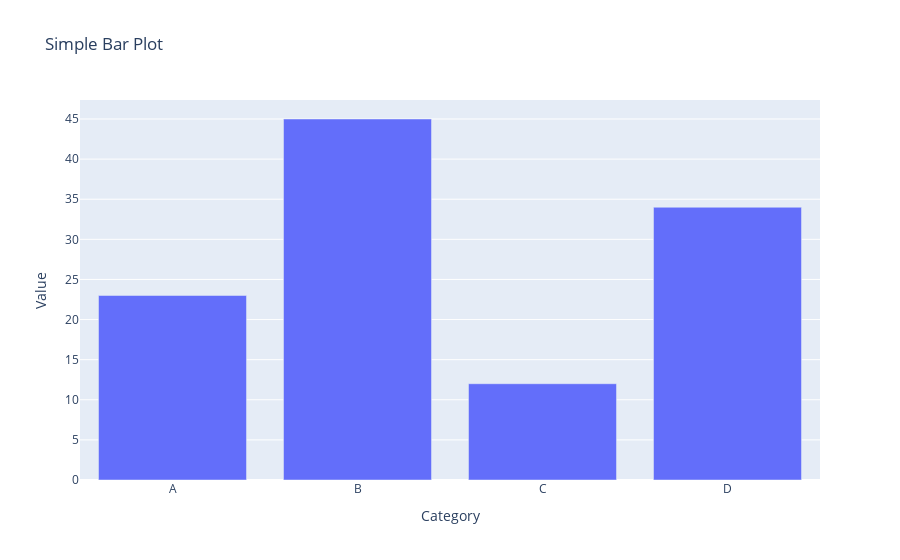

Here is the notebook cell this chart was saved with:
### Code cell
# 5.  Generate a bar plot using Plotly

import plotly.graph_objects as go

categories = ['A', 'B', 'C', 'D']
values = [23, 45, 12, 34]

fig = go.Figure(data=[
    go.Bar(name='Sample Data', x=categories, y=values)
])

fig.update_layout(
    title='Simple Bar Plot',
    xaxis_title='Category',
    yaxis_title='Value',
    template='plotly',
    bargap=0.2
)
fig.show()

### Figure 1 — Plotly figure (JSON) as saved in the notebook; plotly's stock layout.template omitted (floating-point values rounded to 4 significant figures)
{"data": [{"name": "Sample Data", "type": "bar", "x": ["A", "B", "C", "D"], "y": [23, 45, 12, 34]}], "layout": {"bargap": 0.2, "title": {"text": "Simple Bar Plot"}, "xaxis": {"title": {"text": "Category"}}, "yaxis": {"title": {"text": "Value"}}}}
